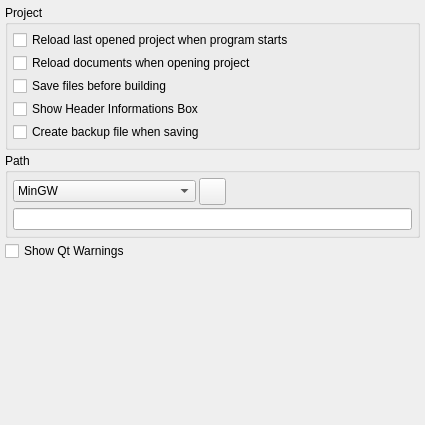
        <widget class="QWidget" name="pGeneral" >
         <property name="geometry" >
          <rect>
           <x>0</x>
           <y>0</y>
           <width>425</width>
           <height>425</height>
          </rect>
         </property>
         <attribute name="label" >
          <string>General</string>
         </attribute>
         <layout class="QVBoxLayout" >
          <property name="margin" >
           <number>5</number>
          </property>
          <property name="spacing" >
           <number>3</number>
          </property>
          <item>
           <widget class="QGroupBox" name="gbProject" >
            <property name="title" >
             <string>Project</string>
            </property>
            <layout class="QVBoxLayout" >
             <property name="margin" >
              <number>5</number>
             </property>
             <property name="spacing" >
              <number>3</number>
             </property>
             <item>
              <widget class="QCheckBox" name="cbReloadLastProject" >
               <property name="text" >
                <string>Reload last opened project when program starts</string>
               </property>
              </widget>
             </item>
             <item>
              <widget class="QCheckBox" name="cbReloadLastProjectFiles" >
               <property name="text" >
                <string>Reload documents when opening project</string>
               </property>
              </widget>
             </item>
             <item>
              <widget class="QCheckBox" name="cbSaveBeforeBuilding" >
               <property name="text" >
                <string>Save files before building</string>
               </property>
              </widget>
             </item>
             <item>
              <widget class="QCheckBox" name="cbShowHeaderInformations" >
               <property name="text" >
                <string>Show Header Informations Box</string>
               </property>
              </widget>
             </item>
             <item>
              <widget class="QCheckBox" name="cbCreateBackup" >
               <property name="text" >
                <string>Create backup file when saving</string>
               </property>
              </widget>
             </item>
            </layout>
           </widget>
          </item>
          <item>
           <widget class="QGroupBox" name="gbPath" >
            <property name="title" >
             <string>Path</string>
            </property>
            <layout class="QGridLayout" >
             <property name="margin" >
              <number>5</number>
             </property>
             <property name="spacing" >
              <number>3</number>
             </property>
             <item row="0" column="0" >
              <widget class="QComboBox" name="cbPath" >
               <item>
                <property name="text" >
                 <string>MinGW</string>
                </property>
               </item>
               <item>
                <property name="text" >
                 <string>Qt 4</string>
                </property>
               </item>
               <item>
                <property name="text" >
                 <string>Translations</string>
                </property>
               </item>
               <item>
                <property name="text" >
                 <string>Documentation</string>
                </property>
               </item>
               <item>
                <property name="text" >
                 <string>Templates</string>
                </property>
               </item>
               <item>
                <property name="text" >
                 <string>PDF Viewer</string>
                </property>
               </item>
               <item>
                <property name="text" >
                 <string>Web Browser</string>
                </property>
               </item>
              </widget>
             </item>
             <item row="0" column="1" >
              <widget class="QToolButton" name="tbPath" >
               <property name="minimumSize" >
                <size>
                 <width>27</width>
                 <height>27</height>
                </size>
               </property>
               <property name="maximumSize" >
                <size>
                 <width>27</width>
                 <height>27</height>
                </size>
               </property>
               <property name="icon" >
                <iconset resource="../resources/resources.qrc" >:/Icons/Icons/projectopen.png</iconset>
               </property>
              </widget>
             </item>
             <item row="1" column="0" colspan="3" >
              <widget class="QLineEdit" name="lePath" />
             </item>
            </layout>
           </widget>
          </item>
          <item>
           <widget class="QCheckBox" name="cbShowQtWarnings" >
            <property name="text" >
             <string>Show Qt Warnings</string>
            </property>
           </widget>
          </item>
          <item>
           <spacer>
            <property name="orientation" >
             <enum>Qt::Vertical</enum>
            </property>
            <property name="sizeHint" >
             <size>
              <width>20</width>
              <height>21</height>
             </size>
            </property>
           </spacer>
          </item>
         </layout>
        </widget>
